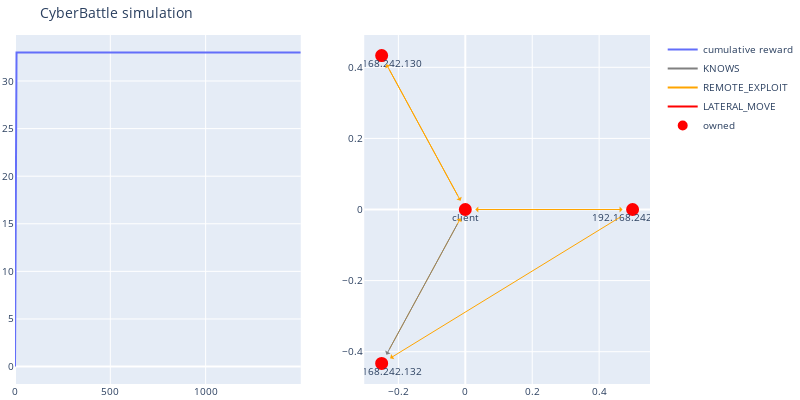
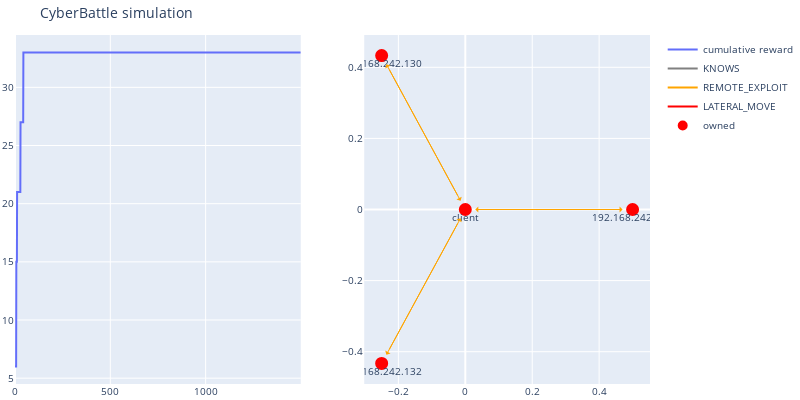
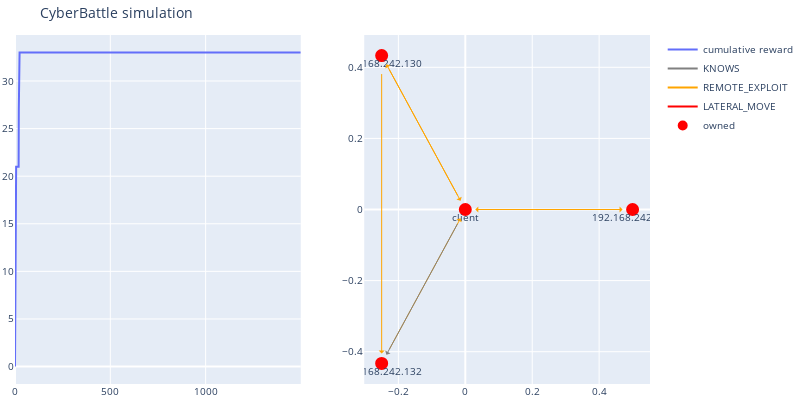
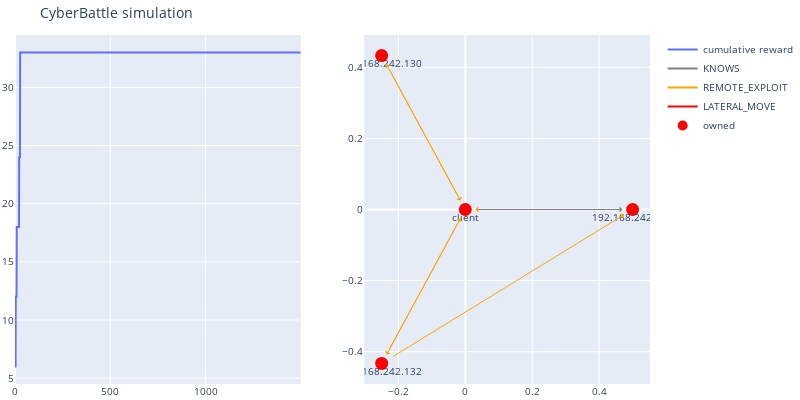

Notebook code for these charts, in order:
### Markdown cell above
### Deep Q Learning
Toggle DQL in first cell to run

### Code cell
if DQL:
    # Evaluate the Deep Q-learning agent
    dql_run = learner.epsilon_greedy_search(
        cyberbattle_gym_env=gym_env,
        environment_properties=ep,
        learner=dqla.DeepQLearnerPolicy(
            ep=ep,
            gamma=0.015,
            replay_memory_size=10000,
            target_update=10,
            batch_size=512,
            # torch default learning rate is 1e-2
            # a large value helps converge in less episodes
            learning_rate=0.01
        ),
        episode_count=training_episode_count,
        iteration_count=iteration_count,
        epsilon=0.90,
        epsilon_exponential_decay=5000,
        epsilon_minimum=0.10,
        verbosity=Verbosity.Quiet,
        render=True,
        plot_episodes_length=False,
        render_last_episode_rewards_to='images/dql/dql',
        title="DQL"
    )

### Figure 1 — Plotly figure (JSON) as saved in the notebook; plotly's stock layout.template omitted (floating-point values rounded to 4 significant figures; data arrays with more than 128 entries replaced by an {"elided": "..."} marker saying what was removed)
{"data": [{"name": "cumulative reward", "type": "scatter", "xaxis": "x", "y": {"elided": "1500 int values"}, "yaxis": "y"}, {"line": {"color": "gray"}, "mode": "lines", "name": "KNOWS", "type": "scatter", "x": [0], "xaxis": "x2", "y": [0], "yaxis": "y2"}, {"line": {"color": "orange"}, "mode": "lines", "name": "REMOTE_EXPLOIT", "type": "scatter", "x": [0], "xaxis": "x2", "y": [0], "yaxis": "y2"}, {"line": {"color": "red"}, "mode": "lines", "name": "LATERAL_MOVE", "type": "scatter", "x": [0], "xaxis": "x2", "y": [0], "yaxis": "y2"}, {"hoverinfo": "text", "marker": {"color": "#D32F2E", "line": {"color": "rgb(255,0,0)", "width": 8}, "size": 5, "symbol": "circle-dot"}, "mode": "markers+text", "name": "owned", "text": ["client", "192.168.242.128", "192.168.242.130", "192.168.242.132"], "textposition": "bottom center", "type": "scatter", "x": [0, 0.5, -0.25, -0.25], "xaxis": "x2", "y": [0, 9.934e-09, 0.433, -0.433], "yaxis": "y2"}, {"hoverinfo": "text", "marker": {"color": "#0e9d00", "line": {"color": "rgb(0,255,0)", "width": 8}, "size": 5, "symbol": "circle-dot"}, "mode": "markers+text", "name": "discovered", "text": [], "textposition": "bottom center", "type": "scatter", "x": [], "xaxis": "x2", "y": [], "yaxis": "y2"}], "layout": {"annotations": [{"align": "center", "arrowcolor": "orange", "arrowhead": 1, "arrowsize": 1, "arrowwidth": 1, "ax": 0.5, "axref": "x2", "ay": 9.934e-09, "ayref": "y2", "hovertext": "REMOTE_EXPLOIT", "opacity": 1, "showarrow": true, "standoff": 10, "startstandoff": 10, "x": -0.25, "xref": "x2", "y": -0.433, "yref": "y2"}, {"align": "center", "arrowcolor": "orange", "arrowhead": 1, "arrowsize": 1, "arrowwidth": 1, "ax": 0.5, "axref": "x2", "ay": 9.934e-09, "ayref": "y2", "hovertext": "REMOTE_EXPLOIT", "opacity": 1, "showarrow": true, "standoff": 10, "startstandoff": 10, "x": 0, "xref": "x2", "y": 0, "yref": "y2"}, {"align": "center", "arrowcolor": "orange", "arrowhead": 1, "arrowsize": 1, "arrowwidth": 1, "ax": -0.25, "axref": "x2", "ay": 0.433, "ayref": "y2", "hovertext": "REMOTE_EXPLOIT", "opacity": 1, "showarrow": true, "standoff": 10, "startstandoff": 10, "x": 0, "xref": "x2", "y": 0, "yref": "y2"}, {"align": "center", "arrowcolor": "orange", "arrowhead": 1, "arrowsize": 1, "arrowwidth": 1, "ax": -0.25, "axref": "x2", "ay": -0.433, "ayref": "y2", "hovertext": "REMOTE_EXPLOIT", "opacity": 1, "showarrow": true, "standoff": 10, "startstandoff": 10, "x": 0, "xref": "x2", "y": 0, "yref": "y2"}, {"align": "center", "arrowcolor": "orange", "arrowhead": 1, "arrowsize": 1, "arrowwidth": 1, "ax": 0, "axref": "x2", "ay": 0, "ayref": "y2", "hovertext": "REMOTE_EXPLOIT", "opacity": 1, "showarrow": true, "standoff": 10, "startstandoff": 10, "x": 0.5, "xref": "x2", "y": 9.934e-09, "yref": "y2"}, {"align": "center", "arrowcolor": "orange", "arrowhead": 1, "arrowsize": 1, "arrowwidth": 1, "ax": 0, "axref": "x2", "ay": 0, "ayref": "y2", "hovertext": "REMOTE_EXPLOIT", "opacity": 1, "showarrow": true, "standoff": 10, "startstandoff": 10, "x": -0.25, "xref": "x2", "y": 0.433, "yref": "y2"}, {"align": "center", "arrowcolor": "gray", "arrowhead": 1, "arrowsize": 1, "arrowwidth": 1, "ax": 0, "axref": "x2", "ay": 0, "ayref": "y2", "hovertext": "KNOWS", "opacity": 1, "showarrow": true, "standoff": 10, "startstandoff": 10, "x": -0.25, "xref": "x2", "y": -0.433, "yref": "y2"}, {"align": "center", "arrowcolor": "orange", "arrowhead": 1, "arrowsize": 1, "arrowwidth": 1, "ax": 0, "axref": "x2", "ay": 0, "ayref": "y2", "hovertext": "REMOTE_EXPLOIT", "opacity": 1, "showarrow": true, "standoff": 10, "startstandoff": 10, "x": 0, "xref": "x2", "y": 0, "yref": "y2"}], "autosize": false, "font": {"size": 10}, "height": 400, "hovermode": "closest", "margin": {"b": 15, "l": 2, "r": 2, "t": 35}, "showlegend": true, "title": {"text": "CyberBattle simulation"}, "width": 800, "xaxis": {"anchor": "y", "domain": [0, 0.45]}, "xaxis2": {"anchor": "y2", "domain": [0.55, 1]}, "yaxis": {"anchor": "x", "domain": [0, 1]}, "yaxis2": {"anchor": "x2", "domain": [0, 1]}}}

### Figure 2 — Plotly figure (JSON) as saved in the notebook; plotly's stock layout.template omitted (floating-point values rounded to 4 significant figures; data arrays with more than 128 entries replaced by an {"elided": "..."} marker saying what was removed)
{"data": [{"name": "cumulative reward", "type": "scatter", "xaxis": "x", "y": {"elided": "1500 int values"}, "yaxis": "y"}, {"line": {"color": "gray"}, "mode": "lines", "name": "KNOWS", "type": "scatter", "x": [0], "xaxis": "x2", "y": [0], "yaxis": "y2"}, {"line": {"color": "orange"}, "mode": "lines", "name": "REMOTE_EXPLOIT", "type": "scatter", "x": [0], "xaxis": "x2", "y": [0], "yaxis": "y2"}, {"line": {"color": "red"}, "mode": "lines", "name": "LATERAL_MOVE", "type": "scatter", "x": [0], "xaxis": "x2", "y": [0], "yaxis": "y2"}, {"hoverinfo": "text", "marker": {"color": "#D32F2E", "line": {"color": "rgb(255,0,0)", "width": 8}, "size": 5, "symbol": "circle-dot"}, "mode": "markers+text", "name": "owned", "text": ["client", "192.168.242.128", "192.168.242.130", "192.168.242.132"], "textposition": "bottom center", "type": "scatter", "x": [0, 0.5, -0.25, -0.25], "xaxis": "x2", "y": [0, 9.934e-09, 0.433, -0.433], "yaxis": "y2"}, {"hoverinfo": "text", "marker": {"color": "#0e9d00", "line": {"color": "rgb(0,255,0)", "width": 8}, "size": 5, "symbol": "circle-dot"}, "mode": "markers+text", "name": "discovered", "text": [], "textposition": "bottom center", "type": "scatter", "x": [], "xaxis": "x2", "y": [], "yaxis": "y2"}], "layout": {"annotations": [{"align": "center", "arrowcolor": "orange", "arrowhead": 1, "arrowsize": 1, "arrowwidth": 1, "ax": 0.5, "axref": "x2", "ay": 9.934e-09, "ayref": "y2", "hovertext": "REMOTE_EXPLOIT", "opacity": 1, "showarrow": true, "standoff": 10, "startstandoff": 10, "x": 0, "xref": "x2", "y": 0, "yref": "y2"}, {"align": "center", "arrowcolor": "orange", "arrowhead": 1, "arrowsize": 1, "arrowwidth": 1, "ax": -0.25, "axref": "x2", "ay": 0.433, "ayref": "y2", "hovertext": "REMOTE_EXPLOIT", "opacity": 1, "showarrow": true, "standoff": 10, "startstandoff": 10, "x": 0, "xref": "x2", "y": 0, "yref": "y2"}, {"align": "center", "arrowcolor": "orange", "arrowhead": 1, "arrowsize": 1, "arrowwidth": 1, "ax": -0.25, "axref": "x2", "ay": -0.433, "ayref": "y2", "hovertext": "REMOTE_EXPLOIT", "opacity": 1, "showarrow": true, "standoff": 10, "startstandoff": 10, "x": 0, "xref": "x2", "y": 0, "yref": "y2"}, {"align": "center", "arrowcolor": "orange", "arrowhead": 1, "arrowsize": 1, "arrowwidth": 1, "ax": 0, "axref": "x2", "ay": 0, "ayref": "y2", "hovertext": "REMOTE_EXPLOIT", "opacity": 1, "showarrow": true, "standoff": 10, "startstandoff": 10, "x": 0.5, "xref": "x2", "y": 9.934e-09, "yref": "y2"}, {"align": "center", "arrowcolor": "orange", "arrowhead": 1, "arrowsize": 1, "arrowwidth": 1, "ax": 0, "axref": "x2", "ay": 0, "ayref": "y2", "hovertext": "REMOTE_EXPLOIT", "opacity": 1, "showarrow": true, "standoff": 10, "startstandoff": 10, "x": -0.25, "xref": "x2", "y": 0.433, "yref": "y2"}, {"align": "center", "arrowcolor": "orange", "arrowhead": 1, "arrowsize": 1, "arrowwidth": 1, "ax": 0, "axref": "x2", "ay": 0, "ayref": "y2", "hovertext": "REMOTE_EXPLOIT", "opacity": 1, "showarrow": true, "standoff": 10, "startstandoff": 10, "x": -0.25, "xref": "x2", "y": -0.433, "yref": "y2"}, {"align": "center", "arrowcolor": "orange", "arrowhead": 1, "arrowsize": 1, "arrowwidth": 1, "ax": 0, "axref": "x2", "ay": 0, "ayref": "y2", "hovertext": "REMOTE_EXPLOIT", "opacity": 1, "showarrow": true, "standoff": 10, "startstandoff": 10, "x": 0, "xref": "x2", "y": 0, "yref": "y2"}], "autosize": false, "font": {"size": 10}, "height": 400, "hovermode": "closest", "margin": {"b": 15, "l": 2, "r": 2, "t": 35}, "showlegend": true, "title": {"text": "CyberBattle simulation"}, "width": 800, "xaxis": {"anchor": "y", "domain": [0, 0.45]}, "xaxis2": {"anchor": "y2", "domain": [0.55, 1]}, "yaxis": {"anchor": "x", "domain": [0, 1]}, "yaxis2": {"anchor": "x2", "domain": [0, 1]}}}

### Figure 3 — Plotly figure (JSON) as saved in the notebook; plotly's stock layout.template omitted (floating-point values rounded to 4 significant figures; data arrays with more than 128 entries replaced by an {"elided": "..."} marker saying what was removed)
{"data": [{"name": "cumulative reward", "type": "scatter", "xaxis": "x", "y": {"elided": "1500 int values"}, "yaxis": "y"}, {"line": {"color": "gray"}, "mode": "lines", "name": "KNOWS", "type": "scatter", "x": [0], "xaxis": "x2", "y": [0], "yaxis": "y2"}, {"line": {"color": "orange"}, "mode": "lines", "name": "REMOTE_EXPLOIT", "type": "scatter", "x": [0], "xaxis": "x2", "y": [0], "yaxis": "y2"}, {"line": {"color": "red"}, "mode": "lines", "name": "LATERAL_MOVE", "type": "scatter", "x": [0], "xaxis": "x2", "y": [0], "yaxis": "y2"}, {"hoverinfo": "text", "marker": {"color": "#D32F2E", "line": {"color": "rgb(255,0,0)", "width": 8}, "size": 5, "symbol": "circle-dot"}, "mode": "markers+text", "name": "owned", "text": ["client", "192.168.242.128", "192.168.242.130", "192.168.242.132"], "textposition": "bottom center", "type": "scatter", "x": [0, 0.5, -0.25, -0.25], "xaxis": "x2", "y": [0, 9.934e-09, 0.433, -0.433], "yaxis": "y2"}, {"hoverinfo": "text", "marker": {"color": "#0e9d00", "line": {"color": "rgb(0,255,0)", "width": 8}, "size": 5, "symbol": "circle-dot"}, "mode": "markers+text", "name": "discovered", "text": [], "textposition": "bottom center", "type": "scatter", "x": [], "xaxis": "x2", "y": [], "yaxis": "y2"}], "layout": {"annotations": [{"align": "center", "arrowcolor": "orange", "arrowhead": 1, "arrowsize": 1, "arrowwidth": 1, "ax": 0.5, "axref": "x2", "ay": 9.934e-09, "ayref": "y2", "hovertext": "REMOTE_EXPLOIT", "opacity": 1, "showarrow": true, "standoff": 10, "startstandoff": 10, "x": 0, "xref": "x2", "y": 0, "yref": "y2"}, {"align": "center", "arrowcolor": "orange", "arrowhead": 1, "arrowsize": 1, "arrowwidth": 1, "ax": -0.25, "axref": "x2", "ay": 0.433, "ayref": "y2", "hovertext": "REMOTE_EXPLOIT", "opacity": 1, "showarrow": true, "standoff": 10, "startstandoff": 10, "x": -0.25, "xref": "x2", "y": -0.433, "yref": "y2"}, {"align": "center", "arrowcolor": "orange", "arrowhead": 1, "arrowsize": 1, "arrowwidth": 1, "ax": -0.25, "axref": "x2", "ay": 0.433, "ayref": "y2", "hovertext": "REMOTE_EXPLOIT", "opacity": 1, "showarrow": true, "standoff": 10, "startstandoff": 10, "x": 0, "xref": "x2", "y": 0, "yref": "y2"}, {"align": "center", "arrowcolor": "orange", "arrowhead": 1, "arrowsize": 1, "arrowwidth": 1, "ax": -0.25, "axref": "x2", "ay": -0.433, "ayref": "y2", "hovertext": "REMOTE_EXPLOIT", "opacity": 1, "showarrow": true, "standoff": 10, "startstandoff": 10, "x": 0, "xref": "x2", "y": 0, "yref": "y2"}, {"align": "center", "arrowcolor": "orange", "arrowhead": 1, "arrowsize": 1, "arrowwidth": 1, "ax": 0, "axref": "x2", "ay": 0, "ayref": "y2", "hovertext": "REMOTE_EXPLOIT", "opacity": 1, "showarrow": true, "standoff": 10, "startstandoff": 10, "x": 0.5, "xref": "x2", "y": 9.934e-09, "yref": "y2"}, {"align": "center", "arrowcolor": "orange", "arrowhead": 1, "arrowsize": 1, "arrowwidth": 1, "ax": 0, "axref": "x2", "ay": 0, "ayref": "y2", "hovertext": "REMOTE_EXPLOIT", "opacity": 1, "showarrow": true, "standoff": 10, "startstandoff": 10, "x": 0, "xref": "x2", "y": 0, "yref": "y2"}, {"align": "center", "arrowcolor": "orange", "arrowhead": 1, "arrowsize": 1, "arrowwidth": 1, "ax": 0, "axref": "x2", "ay": 0, "ayref": "y2", "hovertext": "REMOTE_EXPLOIT", "opacity": 1, "showarrow": true, "standoff": 10, "startstandoff": 10, "x": -0.25, "xref": "x2", "y": 0.433, "yref": "y2"}, {"align": "center", "arrowcolor": "gray", "arrowhead": 1, "arrowsize": 1, "arrowwidth": 1, "ax": 0, "axref": "x2", "ay": 0, "ayref": "y2", "hovertext": "KNOWS", "opacity": 1, "showarrow": true, "standoff": 10, "startstandoff": 10, "x": -0.25, "xref": "x2", "y": -0.433, "yref": "y2"}], "autosize": false, "font": {"size": 10}, "height": 400, "hovermode": "closest", "margin": {"b": 15, "l": 2, "r": 2, "t": 35}, "showlegend": true, "title": {"text": "CyberBattle simulation"}, "width": 800, "xaxis": {"anchor": "y", "domain": [0, 0.45]}, "xaxis2": {"anchor": "y2", "domain": [0.55, 1]}, "yaxis": {"anchor": "x", "domain": [0, 1]}, "yaxis2": {"anchor": "x2", "domain": [0, 1]}}}

### Figure 4 — Plotly figure (JSON) as saved in the notebook; plotly's stock layout.template omitted (floating-point values rounded to 4 significant figures; data arrays with more than 128 entries replaced by an {"elided": "..."} marker saying what was removed)
{"data": [{"name": "cumulative reward", "type": "scatter", "xaxis": "x", "y": {"elided": "1500 int values"}, "yaxis": "y"}, {"line": {"color": "gray"}, "mode": "lines", "name": "KNOWS", "type": "scatter", "x": [0], "xaxis": "x2", "y": [0], "yaxis": "y2"}, {"line": {"color": "orange"}, "mode": "lines", "name": "REMOTE_EXPLOIT", "type": "scatter", "x": [0], "xaxis": "x2", "y": [0], "yaxis": "y2"}, {"line": {"color": "red"}, "mode": "lines", "name": "LATERAL_MOVE", "type": "scatter", "x": [0], "xaxis": "x2", "y": [0], "yaxis": "y2"}, {"hoverinfo": "text", "marker": {"color": "#D32F2E", "line": {"color": "rgb(255,0,0)", "width": 8}, "size": 5, "symbol": "circle-dot"}, "mode": "markers+text", "name": "owned", "text": ["client", "192.168.242.128", "192.168.242.130", "192.168.242.132"], "textposition": "bottom center", "type": "scatter", "x": [0, 0.5, -0.25, -0.25], "xaxis": "x2", "y": [0, 9.934e-09, 0.433, -0.433], "yaxis": "y2"}, {"hoverinfo": "text", "marker": {"color": "#0e9d00", "line": {"color": "rgb(0,255,0)", "width": 8}, "size": 5, "symbol": "circle-dot"}, "mode": "markers+text", "name": "discovered", "text": [], "textposition": "bottom center", "type": "scatter", "x": [], "xaxis": "x2", "y": [], "yaxis": "y2"}], "layout": {"annotations": [{"align": "center", "arrowcolor": "orange", "arrowhead": 1, "arrowsize": 1, "arrowwidth": 1, "ax": 0.5, "axref": "x2", "ay": 9.934e-09, "ayref": "y2", "hovertext": "REMOTE_EXPLOIT", "opacity": 1, "showarrow": true, "standoff": 10, "startstandoff": 10, "x": 0, "xref": "x2", "y": 0, "yref": "y2"}, {"align": "center", "arrowcolor": "orange", "arrowhead": 1, "arrowsize": 1, "arrowwidth": 1, "ax": -0.25, "axref": "x2", "ay": 0.433, "ayref": "y2", "hovertext": "REMOTE_EXPLOIT", "opacity": 1, "showarrow": true, "standoff": 10, "startstandoff": 10, "x": 0, "xref": "x2", "y": 0, "yref": "y2"}, {"align": "center", "arrowcolor": "orange", "arrowhead": 1, "arrowsize": 1, "arrowwidth": 1, "ax": -0.25, "axref": "x2", "ay": -0.433, "ayref": "y2", "hovertext": "REMOTE_EXPLOIT", "opacity": 1, "showarrow": true, "standoff": 10, "startstandoff": 10, "x": 0.5, "xref": "x2", "y": 9.934e-09, "yref": "y2"}, {"align": "center", "arrowcolor": "orange", "arrowhead": 1, "arrowsize": 1, "arrowwidth": 1, "ax": -0.25, "axref": "x2", "ay": -0.433, "ayref": "y2", "hovertext": "REMOTE_EXPLOIT", "opacity": 1, "showarrow": true, "standoff": 10, "startstandoff": 10, "x": 0, "xref": "x2", "y": 0, "yref": "y2"}, {"align": "center", "arrowcolor": "gray", "arrowhead": 1, "arrowsize": 1, "arrowwidth": 1, "ax": 0, "axref": "x2", "ay": 0, "ayref": "y2", "hovertext": "KNOWS", "opacity": 1, "showarrow": true, "standoff": 10, "startstandoff": 10, "x": 0.5, "xref": "x2", "y": 9.934e-09, "yref": "y2"}, {"align": "center", "arrowcolor": "orange", "arrowhead": 1, "arrowsize": 1, "arrowwidth": 1, "ax": 0, "axref": "x2", "ay": 0, "ayref": "y2", "hovertext": "REMOTE_EXPLOIT", "opacity": 1, "showarrow": true, "standoff": 10, "startstandoff": 10, "x": -0.25, "xref": "x2", "y": 0.433, "yref": "y2"}, {"align": "center", "arrowcolor": "orange", "arrowhead": 1, "arrowsize": 1, "arrowwidth": 1, "ax": 0, "axref": "x2", "ay": 0, "ayref": "y2", "hovertext": "REMOTE_EXPLOIT", "opacity": 1, "showarrow": true, "standoff": 10, "startstandoff": 10, "x": -0.25, "xref": "x2", "y": -0.433, "yref": "y2"}, {"align": "center", "arrowcolor": "orange", "arrowhead": 1, "arrowsize": 1, "arrowwidth": 1, "ax": 0, "axref": "x2", "ay": 0, "ayref": "y2", "hovertext": "REMOTE_EXPLOIT", "opacity": 1, "showarrow": true, "standoff": 10, "startstandoff": 10, "x": 0, "xref": "x2", "y": 0, "yref": "y2"}], "autosize": false, "font": {"size": 10}, "height": 400, "hovermode": "closest", "margin": {"b": 15, "l": 2, "r": 2, "t": 35}, "showlegend": true, "title": {"text": "CyberBattle simulation"}, "width": 800, "xaxis": {"anchor": "y", "domain": [0, 0.45]}, "xaxis2": {"anchor": "y2", "domain": [0.55, 1]}, "yaxis": {"anchor": "x", "domain": [0, 1]}, "yaxis2": {"anchor": "x2", "domain": [0, 1]}}}
